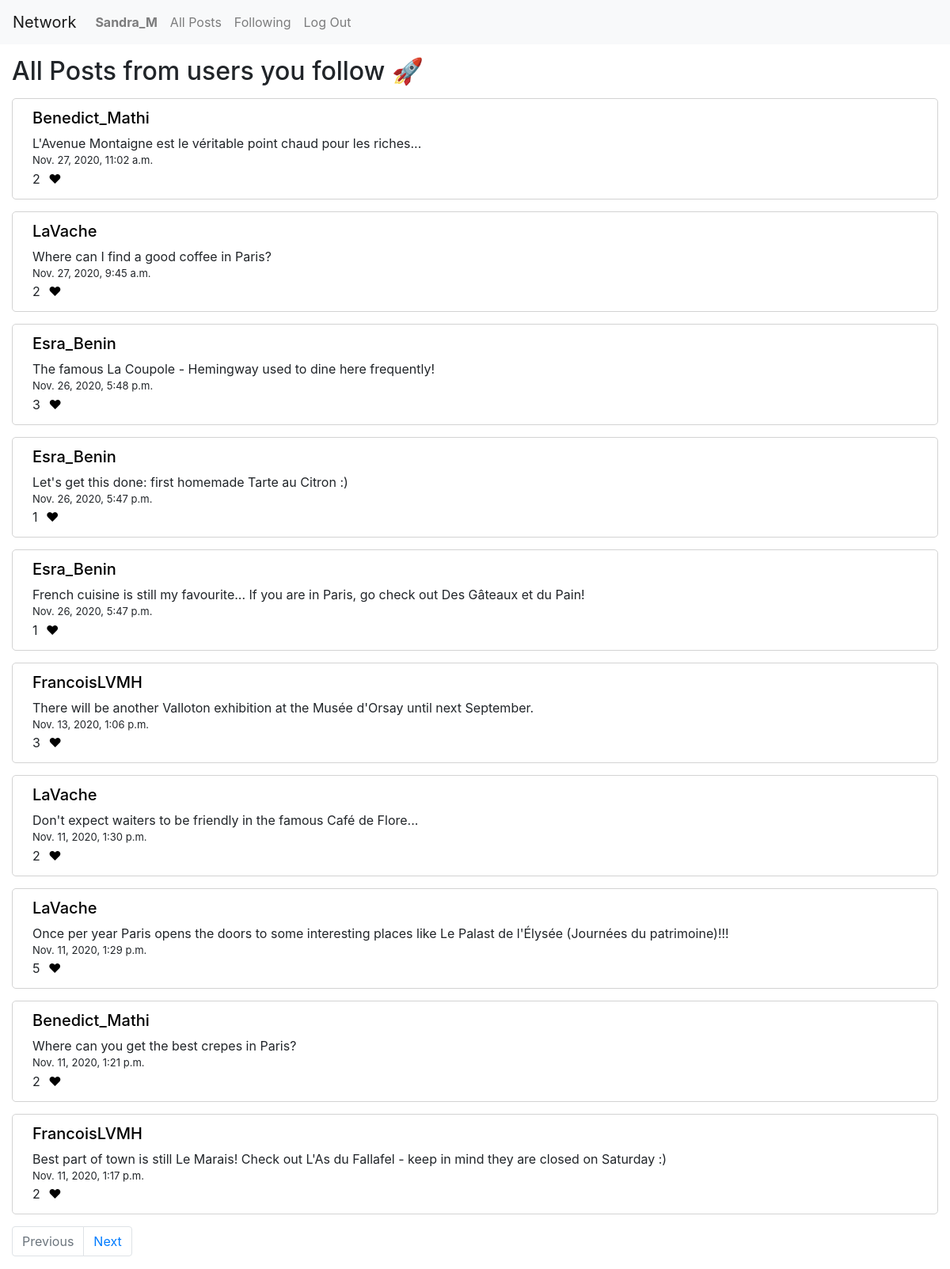
The page /following (signed in) on the database its author committed.
### network/models.py (models this page shows, shortened)
class User(AbstractUser):
    pass

class Posting(models.Model):
    poster = models.ForeignKey(settings.AUTH_USER_MODEL, on_delete=models.CASCADE)
    content = models.TextField()
    date = models.DateTimeField(default=timezone.now)
    likes = models.ManyToManyField(User, blank=True, related_name="likes")
    def count_likes(self):
        return self.likes.count()

### network/views.py (the view)
# urls.py: path("following", views.following, name="following"),
@login_required
def following(request):
    followees = set(Follow.objects.filter(follower=request.user).values_list())
    follow_list = []
    for item in followees:
        follow_list.append(item[2])
    postings = Posting.objects.filter(poster__id__in=follow_list).order_by('-date')
    posts = paginate(request, postings)
    return render(request, "network/following.html", {
        "posts": posts,
        "session_user": request.user.id
    })

### network/helpers.py (called while the page is built)
def paginate(request, postings):
    page = request.GET.get('page', 1)
    paginator = Paginator(postings, 10)
    try:
        posts = paginator.page(page)
    except PageNotAnInteger:
        posts = paginator.page(1)
    except EmptyPage:
        posts = paginator.page(paginator.num_pages)
    return posts

### network/templates/network/following.html (shortened to what this page needs)
{% extends "network/layout.html" %}
{% load static %}
{% block body %}
    <h2>All Posts from users you follow &#128640;</h2>
    {% for post in posts %}
        <div class="postings">
            <h5><a href="{% url 'profile' post.poster %}" style="color: black;">{{ post.poster }}</a></h5>
            <div>{{ post.content }}</div>
            <div style="font-size: 13px;">{{ post.date }}</div>
            <span>{{ post.count_likes }}</span>
            {% if user in post.likes.all %}
                <span id="like-{{ post.id }}" data-value="{{ post.id }}" data-user="{{ session_user }}" data-likestatus="1" class="likes"></span>
            {% else %}
                <span id="like-{{ post.id }}" data-value="{{ post.id }}" data-user="{{ session_user }}" data-likestatus="0" class="likes"></span>
            {% endif %}
        </div>
    {% endfor %}
    {% if posts.has_other_pages %}
        <ul class="pagination">
            {% if posts.has_previous %}
                <li class="page-item" style="padding-left: 15px;"><a class="page-link" href="?page={{ posts.previous_page_number }}">Previous</a></li>
            {% else %}
                <li class="page-item disabled" style="padding-left: 15px;"><a class="page-link" href="">Previous</a></li>
            {% endif %}
            {% if posts.has_next %}
                <li class="page-item"><a class="page-link" href="?page={{ posts.next_page_number }}">Next</a></li>
            {% else %}
                <li class="page-item disabled"><a class="page-link" href="">Next</a></li>
            {% endif %}
        </ul>
    {% endif %}
{% endblock %}

### network/templates/network/layout.html (shortened to what this page needs)
{% load static %}
<!DOCTYPE html>
<html lang="en">
    <head>
        <link rel="stylesheet" href="https://stackpath.bootstrapcdn.com/bootstrap/4.4.1/css/bootstrap.min.css">
        <link href="{% static 'network/styles.css' %}" rel="stylesheet">
    </head>
    <body>
        <nav class="navbar navbar-expand-lg navbar-light bg-light">
            <a class="navbar-brand" href="{% url 'index' %}">Network</a>
            <div>
              <ul class="navbar-nav mr-auto">
                {% if user.is_authenticated %}
                    <li class="nav-item">
                        <a class="nav-link" href="{% url 'profile' user %}"><strong>{{ user.username }}</strong></a>
                    </li>
                {% endif %}
                <li class="nav-item">
                  <a class="nav-link" href="{% url 'index' %}">All Posts</a>
                </li>
                {% if user.is_authenticated %}
                    <li class="nav-item">
                        <a class="nav-link" href="{% url 'following' %}">Following</a>
                    </li>
                    <li class="nav-item">
                        <a class="nav-link" href="{% url 'logout' %}">Log Out</a>
                    </li>
                {% endif %}
              </ul>
            </div>
          </nav>
        <div class="body">
            {% block body %}
            {% endblock %}
        </div>
    </body>
</html>

### network/static/network/styles.css (style rules this page uses)
.postings { border: 1px solid lightgray; margin: 15px; border-radius: 5px 5px; padding: 12px 25px; background-color: white; }
h2 { margin-left: 15px; margin-top: 15px; }

### rows shown on the page
User: username "Sandra_M"
Posting: poster "Benedict_Mathi", content "L'Avenue Montaigne est le véritable point chaud pour les riches...", date "Nov. 27, 2020, 11:02 a.m.", count_likes "2"
Posting: poster "LaVache", content "Where can I find a good coffee in Paris?", date "Nov. 27, 2020, 9:45 a.m.", count_likes "2"
Posting: poster "Esra_Benin", content "The famous La Coupole - Hemingway used to dine here frequently!", date "Nov. 26, 2020, 5:48 p.m.", count_likes "3"
Posting: poster "Esra_Benin", content "Let's get this done: first homemade Tarte au Citron :)", date "Nov. 26, 2020, 5:47 p.m.", count_likes "1"
Posting: poster "Esra_Benin", content "French cuisine is still my favourite... If you are in Paris, go check out Des Gâteaux et du Pain!", date "Nov. 26, 2020, 5:47 p.m.", count_likes "1"
Posting: poster "FrancoisLVMH", content "There will be another Valloton exhibition at the Musée d'Orsay until next September.", date "Nov. 13, 2020, 1:06 p.m.", count_likes "3"
Posting: poster "LaVache", content "Don't expect waiters to be friendly in the famous Café de Flore...", date "Nov. 11, 2020, 1:30 p.m.", count_likes "2"
Posting: poster "LaVache", content "Once per year Paris opens the doors to some interesting places like Le Palast de l'Élysée (Journées du patrimoine)!!!", date "Nov. 11, 2020, 1:29 p.m.", count_likes "5"
Posting: poster "Benedict_Mathi", content "Where can you get the best crepes in Paris?", date "Nov. 11, 2020, 1:21 p.m.", count_likes "2"
Posting: poster "FrancoisLVMH", content "Best part of town is still Le Marais! Check out L'As du Fallafel - keep in mind they are closed on Saturday :)", date "Nov. 11, 2020, 1:17 p.m.", count_likes "2"
